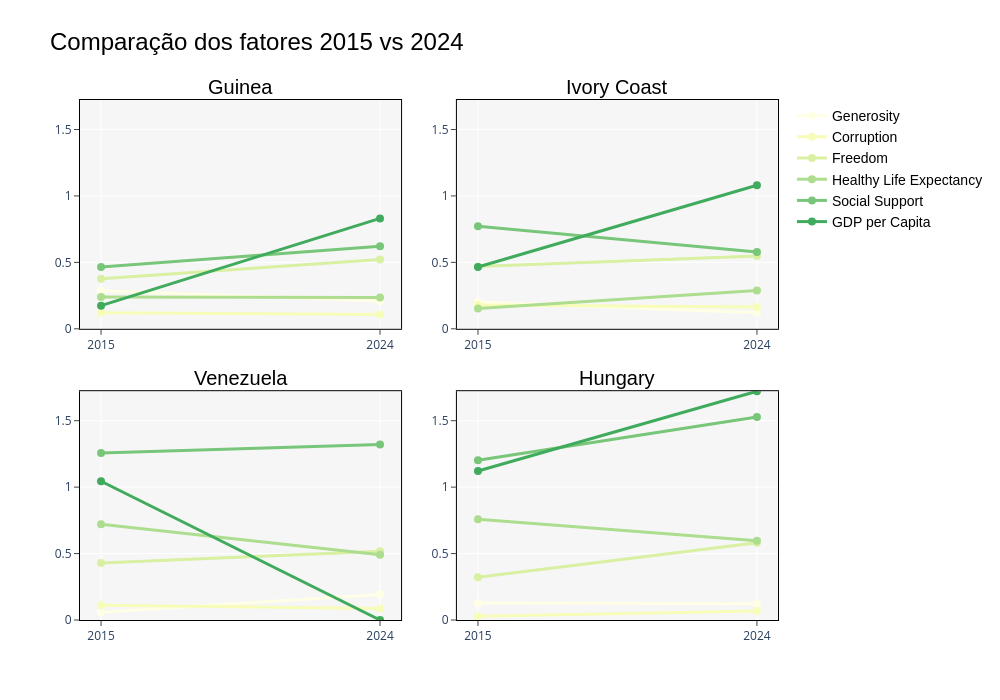

Notebook cell for this chart:
### Markdown cell above
### 1.4- Como evoluiram os fatores desses países?

### Code cell
import pandas as pd
import plotly.express as px
from plotly.subplots import make_subplots
import plotly.graph_objects as go

countries = ["Guinea", "Ivory Coast", "Venezuela", "Hungary"]
attributes = ['Generosity', 'Corruption', 'Freedom',
'Healthy Life Expectancy', 'Social Support', 'GDP per Capita']
years = [2015, 2024]  

color_palette = px.colors.sequential.YlGn[:len(attributes)]

min_value = float('inf')
max_value = float('-inf')
for year in years:
    for country in countries:
        # Filtra o dataset do ano para determinado  país 
        df_year = datasets[year].loc[datasets[year]['Country'] == country]
        # Atualiza os valores globalmente mínimo e máximo dos atributos
        min_value = min(min_value, df_year[attributes].values.min())
        max_value = max(max_value, df_year[attributes].values.max())

fig = make_subplots(
rows=2, cols=2,
subplot_titles=countries, # Títulos de cada subplot
horizontal_spacing=0.08, # Espaçamento horizontal entre gráficos
vertical_spacing=0.12 # Espaçamento vertical entre gráficos
)

# Define fonte dos títulos dos subplots
fig.update_annotations(font=dict(family="Arial", size=20, color = 'black'))

for i, country in enumerate(countries):
    rows_data = [] 
    # Loop p ir buscar valores dos atributos em 2015 e 2024 e meter num df
    for j, attr in enumerate(attributes):
        row = {"Attribute": attr}
        # Obter o valor do atributo nos dois anos (2015 e 2024)
        for year in years:
            df_year = datasets[year].loc[datasets[year]['Country'] == country]
            row[str(year)] = df_year[attr].values[0] if not df_year.empty else None
        row["ColorValue"] = j
        rows_data.append(row)
    df_country = pd.DataFrame(rows_data)

    # Percorre cada atributo e cria uma linha com info de 2015 -2024
    for _, r in df_country.iterrows():
        fig.add_trace(go.Scatter(
            x=[str(y) for y in years], # Anos no eixo X
            y=[r[str(y)] for y in years], # Valores do atributo no eixo Y
            mode='lines+markers', # Linha com marcadores
            line=dict(color=color_palette[int(r["ColorValue"])], width=3),
            marker=dict(size=8),
            name=r["Attribute"],
            showlegend=(i==0)  # legendas só para o primeiro subplot
        ), 
        #Para colocar os países na mesa ordem correta
        row=i//2 + 1, # Seleciona linha 1 ou 2 
        col=i%2 + 1)# Seleciona coluna 1 ou 2
    

#propriedades dos eixos e fundo
for i in range(1, 3):
    for j in range(1, 3):
        fig.update_xaxes(
        showline=True, linecolor='black', mirror=True, ticks="outside",
        row=i, col=j
        )
        # Colocar eixo Y para ter a mesma escala em todos os subplots
        fig.update_yaxes(
        showline=True, linecolor='black', mirror=True, ticks="outside",
        range=[min_value, max_value],
        row=i, col=j
        )
        # Determinar índice do subplot (1 a 4)
        axis_index = (i - 1) * 2 + j
        # Plotly usa "x domain" e "y domain" para o primeiro subplot
        xref = "x domain" if axis_index == 1 else f"x{axis_index} domain"
        yref = "y domain" if axis_index == 1 else f"y{axis_index} domain"
        fig.add_shape(
            type="rect",
            xref=xref,
            yref=yref,
            x0=0, y0=0, x1=1, y1=1,
            fillcolor="lightgray",
            opacity=0.2,
            layer="below",
            line_width=0
        )


fig.update_layout(
height=700,
width=1000,  
plot_bgcolor="white",
paper_bgcolor="white",
title_text="Comparação dos fatores 2015 vs 2024",
title_font=dict(family="Arial", color="black", size=24),
legend_font=dict(family="Arial", size=14, color="black")
)

fig.show()

### Figure 1 — Plotly figure (JSON) as saved in the notebook; plotly's stock layout.template omitted (floating-point values rounded to 4 significant figures)
{"data": [{"line": {"color": "rgb(255,255,229)", "width": 3}, "marker": {"size": 8}, "mode": "lines+markers", "name": "Generosity", "showlegend": true, "type": "scatter", "x": ["2015", "2024"], "xaxis": "x", "y": [0.2866, 0.21], "yaxis": "y"}, {"line": {"color": "rgb(247,252,185)", "width": 3}, "marker": {"size": 8}, "mode": "lines+markers", "name": "Corruption", "showlegend": true, "type": "scatter", "x": ["2015", "2024"], "xaxis": "x", "y": [0.1214, 0.107], "yaxis": "y"}, {"line": {"color": "rgb(217,240,163)", "width": 3}, "marker": {"size": 8}, "mode": "lines+markers", "name": "Freedom", "showlegend": true, "type": "scatter", "x": ["2015", "2024"], "xaxis": "x", "y": [0.3772, 0.521], "yaxis": "y"}, {"line": {"color": "rgb(173,221,142)", "width": 3}, "marker": {"size": 8}, "mode": "lines+markers", "name": "Healthy Life Expectancy", "showlegend": true, "type": "scatter", "x": ["2015", "2024"], "xaxis": "x", "y": [0.2401, 0.236], "yaxis": "y"}, {"line": {"color": "rgb(120,198,121)", "width": 3}, "marker": {"size": 8}, "mode": "lines+markers", "name": "Social Support", "showlegend": true, "type": "scatter", "x": ["2015", "2024"], "xaxis": "x", "y": [0.4647, 0.622], "yaxis": "y"}, {"line": {"color": "rgb(65,171,93)", "width": 3}, "marker": {"size": 8}, "mode": "lines+markers", "name": "GDP per Capita", "showlegend": true, "type": "scatter", "x": ["2015", "2024"], "xaxis": "x", "y": [0.1742, 0.831], "yaxis": "y"}, {"line": {"color": "rgb(255,255,229)", "width": 3}, "marker": {"size": 8}, "mode": "lines+markers", "name": "Generosity", "showlegend": false, "type": "scatter", "x": ["2015", "2024"], "xaxis": "x2", "y": [0.2016, 0.12], "yaxis": "y2"}, {"line": {"color": "rgb(247,252,185)", "width": 3}, "marker": {"size": 8}, "mode": "lines+markers", "name": "Corruption", "showlegend": false, "type": "scatter", "x": ["2015", "2024"], "xaxis": "x2", "y": [0.1792, 0.164], "yaxis": "y2"}, {"line": {"color": "rgb(217,240,163)", "width": 3}, "marker": {"size": 8}, "mode": "lines+markers", "name": "Freedom", "showlegend": false, "type": "scatter", "x": ["2015", "2024"], "xaxis": "x2", "y": [0.4687, 0.547], "yaxis": "y2"}, {"line": {"color": "rgb(173,221,142)", "width": 3}, "marker": {"size": 8}, "mode": "lines+markers", "name": "Healthy Life Expectancy", "showlegend": false, "type": "scatter", "x": ["2015", "2024"], "xaxis": "x2", "y": [0.1519, 0.288], "yaxis": "y2"}, {"line": {"color": "rgb(120,198,121)", "width": 3}, "marker": {"size": 8}, "mode": "lines+markers", "name": "Social Support", "showlegend": false, "type": "scatter", "x": ["2015", "2024"], "xaxis": "x2", "y": [0.7712, 0.578], "yaxis": "y2"}, {"line": {"color": "rgb(65,171,93)", "width": 3}, "marker": {"size": 8}, "mode": "lines+markers", "name": "GDP per Capita", "showlegend": false, "type": "scatter", "x": ["2015", "2024"], "xaxis": "x2", "y": [0.4653, 1.08], "yaxis": "y2"}, {"line": {"color": "rgb(255,255,229)", "width": 3}, "marker": {"size": 8}, "mode": "lines+markers", "name": "Generosity", "showlegend": false, "type": "scatter", "x": ["2015", "2024"], "xaxis": "x3", "y": [0.05841, 0.192], "yaxis": "y3"}, {"line": {"color": "rgb(247,252,185)", "width": 3}, "marker": {"size": 8}, "mode": "lines+markers", "name": "Corruption", "showlegend": false, "type": "scatter", "x": ["2015", "2024"], "xaxis": "x3", "y": [0.1107, 0.086], "yaxis": "y3"}, {"line": {"color": "rgb(217,240,163)", "width": 3}, "marker": {"size": 8}, "mode": "lines+markers", "name": "Freedom", "showlegend": false, "type": "scatter", "x": ["2015", "2024"], "xaxis": "x3", "y": [0.4291, 0.518], "yaxis": "y3"}, {"line": {"color": "rgb(173,221,142)", "width": 3}, "marker": {"size": 8}, "mode": "lines+markers", "name": "Healthy Life Expectancy", "showlegend": false, "type": "scatter", "x": ["2015", "2024"], "xaxis": "x3", "y": [0.7205, 0.491], "yaxis": "y3"}, {"line": {"color": "rgb(120,198,121)", "width": 3}, "marker": {"size": 8}, "mode": "lines+markers", "name": "Social Support", "showlegend": false, "type": "scatter", "x": ["2015", "2024"], "xaxis": "x3", "y": [1.256, 1.321], "yaxis": "y3"}, {"line": {"color": "rgb(65,171,93)", "width": 3}, "marker": {"size": 8}, "mode": "lines+markers", "name": "GDP per Capita", "showlegend": false, "type": "scatter", "x": ["2015", "2024"], "xaxis": "x3", "y": [1.044, 0], "yaxis": "y3"}, {"line": {"color": "rgb(255,255,229)", "width": 3}, "marker": {"size": 8}, "mode": "lines+markers", "name": "Generosity", "showlegend": false, "type": "scatter", "x": ["2015", "2024"], "xaxis": "x4", "y": [0.128, 0.123], "yaxis": "y4"}, {"line": {"color": "rgb(247,252,185)", "width": 3}, "marker": {"size": 8}, "mode": "lines+markers", "name": "Corruption", "showlegend": false, "type": "scatter", "x": ["2015", "2024"], "xaxis": "x4", "y": [0.02758, 0.067], "yaxis": "y4"}, {"line": {"color": "rgb(217,240,163)", "width": 3}, "marker": {"size": 8}, "mode": "lines+markers", "name": "Freedom", "showlegend": false, "type": "scatter", "x": ["2015", "2024"], "xaxis": "x4", "y": [0.3211, 0.581], "yaxis": "y4"}, {"line": {"color": "rgb(173,221,142)", "width": 3}, "marker": {"size": 8}, "mode": "lines+markers", "name": "Healthy Life Expectancy", "showlegend": false, "type": "scatter", "x": ["2015", "2024"], "xaxis": "x4", "y": [0.7591, 0.596], "yaxis": "y4"}, {"line": {"color": "rgb(120,198,121)", "width": 3}, "marker": {"size": 8}, "mode": "lines+markers", "name": "Social Support", "showlegend": false, "type": "scatter", "x": ["2015", "2024"], "xaxis": "x4", "y": [1.202, 1.528], "yaxis": "y4"}, {"line": {"color": "rgb(65,171,93)", "width": 3}, "marker": {"size": 8}, "mode": "lines+markers", "name": "GDP per Capita", "showlegend": false, "type": "scatter", "x": ["2015", "2024"], "xaxis": "x4", "y": [1.121, 1.722], "yaxis": "y4"}], "layout": {"annotations": [{"font": {"color": "black", "family": "Arial", "size": 20}, "showarrow": false, "text": "Guinea", "x": 0.23, "xanchor": "center", "xref": "paper", "y": 1, "yanchor": "bottom", "yref": "paper"}, {"font": {"color": "black", "family": "Arial", "size": 20}, "showarrow": false, "text": "Ivory Coast", "x": 0.77, "xanchor": "center", "xref": "paper", "y": 1, "yanchor": "bottom", "yref": "paper"}, {"font": {"color": "black", "family": "Arial", "size": 20}, "showarrow": false, "text": "Venezuela", "x": 0.23, "xanchor": "center", "xref": "paper", "y": 0.44, "yanchor": "bottom", "yref": "paper"}, {"font": {"color": "black", "family": "Arial", "size": 20}, "showarrow": false, "text": "Hungary", "x": 0.77, "xanchor": "center", "xref": "paper", "y": 0.44, "yanchor": "bottom", "yref": "paper"}], "height": 700, "legend": {"font": {"color": "black", "family": "Arial", "size": 14}}, "paper_bgcolor": "white", "plot_bgcolor": "white", "shapes": [{"fillcolor": "lightgray", "layer": "below", "line": {"width": 0}, "opacity": 0.2, "type": "rect", "x0": 0, "x1": 1, "xref": "x domain", "y0": 0, "y1": 1, "yref": "y domain"}, {"fillcolor": "lightgray", "layer": "below", "line": {"width": 0}, "opacity": 0.2, "type": "rect", "x0": 0, "x1": 1, "xref": "x2 domain", "y0": 0, "y1": 1, "yref": "y2 domain"}, {"fillcolor": "lightgray", "layer": "below", "line": {"width": 0}, "opacity": 0.2, "type": "rect", "x0": 0, "x1": 1, "xref": "x3 domain", "y0": 0, "y1": 1, "yref": "y3 domain"}, {"fillcolor": "lightgray", "layer": "below", "line": {"width": 0}, "opacity": 0.2, "type": "rect", "x0": 0, "x1": 1, "xref": "x4 domain", "y0": 0, "y1": 1, "yref": "y4 domain"}], "title": {"font": {"color": "black", "family": "Arial", "size": 24}, "text": "Comparação dos fatores 2015 vs 2024"}, "width": 1000, "xaxis": {"anchor": "y", "domain": [0, 0.46], "linecolor": "black", "mirror": true, "showline": true, "ticks": "outside"}, "xaxis2": {"anchor": "y2", "domain": [0.54, 1], "linecolor": "black", "mirror": true, "showline": true, "ticks": "outside"}, "xaxis3": {"anchor": "y3", "domain": [0, 0.46], "linecolor": "black", "mirror": true, "showline": true, "ticks": "outside"}, "xaxis4": {"anchor": "y4", "domain": [0.54, 1], "linecolor": "black", "mirror": true, "showline": true, "ticks": "outside"}, "yaxis": {"anchor": "x", "domain": [0.56, 1], "linecolor": "black", "mirror": true, "range": [0, 1.722], "showline": true, "ticks": "outside"}, "yaxis2": {"anchor": "x2", "domain": [0.56, 1], "linecolor": "black", "mirror": true, "range": [0, 1.722], "showline": true, "ticks": "outside"}, "yaxis3": {"anchor": "x3", "domain": [0, 0.44], "linecolor": "black", "mirror": true, "range": [0, 1.722], "showline": true, "ticks": "outside"}, "yaxis4": {"anchor": "x4", "domain": [0, 0.44], "linecolor": "black", "mirror": true, "range": [0, 1.722], "showline": true, "ticks": "outside"}}}
